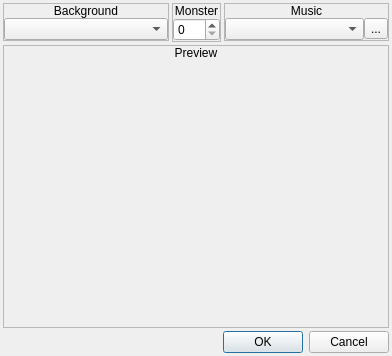
<?xml version="1.0" encoding="UTF-8"?>
<ui version="4.0">
 <class>ConfigureEvent_Battle</class>
 <widget class="QDialog" name="ConfigureEvent_Battle">
  <property name="geometry">
   <rect>
    <x>0</x>
    <y>0</y>
    <width>392</width>
    <height>356</height>
   </rect>
  </property>
  <property name="windowTitle">
   <string>Battle</string>
  </property>
  <property name="styleSheet">
   <string notr="true">.QFrame
{
	border: 1px solid palette(text);
}

.QFrame&gt;QLabel
{
	background-color: palette(text);
	color: palette(window);
}</string>
  </property>
  <layout class="QGridLayout" name="gridLayout">
   <property name="leftMargin">
    <number>3</number>
   </property>
   <property name="topMargin">
    <number>3</number>
   </property>
   <property name="rightMargin">
    <number>3</number>
   </property>
   <property name="bottomMargin">
    <number>3</number>
   </property>
   <property name="spacing">
    <number>3</number>
   </property>
   <item row="0" column="0">
    <widget class="QFrame" name="frame">
     <property name="sizePolicy">
      <sizepolicy hsizetype="Preferred" vsizetype="Fixed">
       <horstretch>0</horstretch>
       <verstretch>0</verstretch>
      </sizepolicy>
     </property>
     <property name="frameShape">
      <enum>QFrame::StyledPanel</enum>
     </property>
     <property name="frameShadow">
      <enum>QFrame::Raised</enum>
     </property>
     <layout class="QVBoxLayout" name="verticalLayout">
      <property name="spacing">
       <number>0</number>
      </property>
      <property name="leftMargin">
       <number>0</number>
      </property>
      <property name="topMargin">
       <number>0</number>
      </property>
      <property name="rightMargin">
       <number>0</number>
      </property>
      <property name="bottomMargin">
       <number>0</number>
      </property>
      <item>
       <widget class="QLabel" name="label">
        <property name="sizePolicy">
         <sizepolicy hsizetype="Preferred" vsizetype="Fixed">
          <horstretch>0</horstretch>
          <verstretch>0</verstretch>
         </sizepolicy>
        </property>
        <property name="text">
         <string>Background</string>
        </property>
        <property name="alignment">
         <set>Qt::AlignCenter</set>
        </property>
       </widget>
      </item>
      <item>
       <widget class="QWidget" name="widget" native="true">
        <layout class="QHBoxLayout" name="horizontalLayout">
         <property name="spacing">
          <number>0</number>
         </property>
         <property name="leftMargin">
          <number>0</number>
         </property>
         <property name="topMargin">
          <number>0</number>
         </property>
         <property name="rightMargin">
          <number>0</number>
         </property>
         <property name="bottomMargin">
          <number>0</number>
         </property>
         <item>
          <widget class="QComboBox" name="optBackground"/>
         </item>
        </layout>
       </widget>
      </item>
     </layout>
    </widget>
   </item>
   <item row="0" column="1">
    <widget class="QFrame" name="frame_2">
     <property name="sizePolicy">
      <sizepolicy hsizetype="Fixed" vsizetype="Fixed">
       <horstretch>0</horstretch>
       <verstretch>0</verstretch>
      </sizepolicy>
     </property>
     <property name="frameShape">
      <enum>QFrame::StyledPanel</enum>
     </property>
     <property name="frameShadow">
      <enum>QFrame::Raised</enum>
     </property>
     <layout class="QVBoxLayout" name="verticalLayout_2">
      <property name="spacing">
       <number>0</number>
      </property>
      <property name="leftMargin">
       <number>0</number>
      </property>
      <property name="topMargin">
       <number>0</number>
      </property>
      <property name="rightMargin">
       <number>0</number>
      </property>
      <property name="bottomMargin">
       <number>0</number>
      </property>
      <item>
       <widget class="QLabel" name="label_2">
        <property name="sizePolicy">
         <sizepolicy hsizetype="Preferred" vsizetype="Fixed">
          <horstretch>0</horstretch>
          <verstretch>0</verstretch>
         </sizepolicy>
        </property>
        <property name="text">
         <string>Monster</string>
        </property>
        <property name="alignment">
         <set>Qt::AlignCenter</set>
        </property>
       </widget>
      </item>
      <item>
       <widget class="QWidget" name="widget_2" native="true">
        <layout class="QHBoxLayout" name="horizontalLayout_2">
         <property name="spacing">
          <number>0</number>
         </property>
         <property name="leftMargin">
          <number>0</number>
         </property>
         <property name="topMargin">
          <number>0</number>
         </property>
         <property name="rightMargin">
          <number>0</number>
         </property>
         <property name="bottomMargin">
          <number>0</number>
         </property>
         <item>
          <widget class="QSpinBox" name="numMonster">
           <property name="maximum">
            <number>255</number>
           </property>
          </widget>
         </item>
        </layout>
       </widget>
      </item>
     </layout>
    </widget>
   </item>
   <item row="0" column="2">
    <widget class="QFrame" name="frame_3">
     <property name="sizePolicy">
      <sizepolicy hsizetype="Preferred" vsizetype="Fixed">
       <horstretch>0</horstretch>
       <verstretch>0</verstretch>
      </sizepolicy>
     </property>
     <property name="frameShape">
      <enum>QFrame::StyledPanel</enum>
     </property>
     <property name="frameShadow">
      <enum>QFrame::Raised</enum>
     </property>
     <layout class="QVBoxLayout" name="verticalLayout_3">
      <property name="spacing">
       <number>0</number>
      </property>
      <property name="leftMargin">
       <number>0</number>
      </property>
      <property name="topMargin">
       <number>0</number>
      </property>
      <property name="rightMargin">
       <number>0</number>
      </property>
      <property name="bottomMargin">
       <number>0</number>
      </property>
      <item>
       <widget class="QLabel" name="label_3">
        <property name="sizePolicy">
         <sizepolicy hsizetype="Preferred" vsizetype="Fixed">
          <horstretch>0</horstretch>
          <verstretch>0</verstretch>
         </sizepolicy>
        </property>
        <property name="text">
         <string>Music</string>
        </property>
        <property name="alignment">
         <set>Qt::AlignCenter</set>
        </property>
       </widget>
      </item>
      <item>
       <widget class="QWidget" name="widget_3" native="true">
        <layout class="QHBoxLayout" name="horizontalLayout_3">
         <property name="spacing">
          <number>0</number>
         </property>
         <property name="leftMargin">
          <number>0</number>
         </property>
         <property name="topMargin">
          <number>0</number>
         </property>
         <property name="rightMargin">
          <number>0</number>
         </property>
         <property name="bottomMargin">
          <number>0</number>
         </property>
         <item>
          <widget class="QComboBox" name="optMusic"/>
         </item>
         <item>
          <widget class="QToolButton" name="btnPlayMusic">
           <property name="text">
            <string>...</string>
           </property>
           <property name="icon">
            <iconset resource="icons.qrc">
             <normaloff>:/icons/play.png</normaloff>:/icons/play.png</iconset>
           </property>
           <property name="checkable">
            <bool>true</bool>
           </property>
          </widget>
         </item>
        </layout>
       </widget>
      </item>
     </layout>
    </widget>
   </item>
   <item row="1" column="0" colspan="3">
    <widget class="QFrame" name="frame_4">
     <property name="frameShape">
      <enum>QFrame::StyledPanel</enum>
     </property>
     <property name="frameShadow">
      <enum>QFrame::Raised</enum>
     </property>
     <layout class="QVBoxLayout" name="verticalLayout_4">
      <property name="spacing">
       <number>0</number>
      </property>
      <property name="leftMargin">
       <number>0</number>
      </property>
      <property name="topMargin">
       <number>0</number>
      </property>
      <property name="rightMargin">
       <number>0</number>
      </property>
      <property name="bottomMargin">
       <number>0</number>
      </property>
      <item>
       <widget class="QLabel" name="label_4">
        <property name="sizePolicy">
         <sizepolicy hsizetype="Preferred" vsizetype="Fixed">
          <horstretch>0</horstretch>
          <verstretch>0</verstretch>
         </sizepolicy>
        </property>
        <property name="text">
         <string>Preview</string>
        </property>
        <property name="alignment">
         <set>Qt::AlignCenter</set>
        </property>
       </widget>
      </item>
      <item>
       <widget class="QWidget" name="widget_4" native="true">
        <property name="styleSheet">
         <string notr="true"/>
        </property>
        <layout class="QHBoxLayout" name="horizontalLayout_4">
         <property name="spacing">
          <number>0</number>
         </property>
         <property name="leftMargin">
          <number>0</number>
         </property>
         <property name="topMargin">
          <number>0</number>
         </property>
         <property name="rightMargin">
          <number>0</number>
         </property>
         <property name="bottomMargin">
          <number>0</number>
         </property>
         <item>
          <widget class="ImageView" name="gfxPreview">
           <property name="minimumSize">
            <size>
             <width>384</width>
             <height>256</height>
            </size>
           </property>
           <property name="maximumSize">
            <size>
             <width>384</width>
             <height>256</height>
            </size>
           </property>
           <property name="styleSheet">
            <string notr="true">background-image: url(:/icons/bg.png);</string>
           </property>
           <property name="text">
            <string/>
           </property>
          </widget>
         </item>
        </layout>
       </widget>
      </item>
     </layout>
    </widget>
   </item>
   <item row="2" column="0" colspan="3">
    <widget class="QDialogButtonBox" name="buttonBox">
     <property name="orientation">
      <enum>Qt::Horizontal</enum>
     </property>
     <property name="standardButtons">
      <set>QDialogButtonBox::Cancel|QDialogButtonBox::Ok</set>
     </property>
    </widget>
   </item>
  </layout>
 </widget>
 <customwidgets>
  <customwidget>
   <class>ImageView</class>
   <extends>QLabel</extends>
   <header>imageview.h</header>
  </customwidget>
 </customwidgets>
 <resources>
  <include location="icons.qrc"/>
 </resources>
 <connections>
  <connection>
   <sender>buttonBox</sender>
   <signal>accepted()</signal>
   <receiver>ConfigureEvent_Battle</receiver>
   <slot>accept()</slot>
   <hints>
    <hint type="sourcelabel">
     <x>248</x>
     <y>254</y>
    </hint>
    <hint type="destinationlabel">
     <x>157</x>
     <y>274</y>
    </hint>
   </hints>
  </connection>
  <connection>
   <sender>buttonBox</sender>
   <signal>rejected()</signal>
   <receiver>ConfigureEvent_Battle</receiver>
   <slot>reject()</slot>
   <hints>
    <hint type="sourcelabel">
     <x>316</x>
     <y>260</y>
    </hint>
    <hint type="destinationlabel">
     <x>286</x>
     <y>274</y>
    </hint>
   </hints>
  </connection>
 </connections>
</ui>
